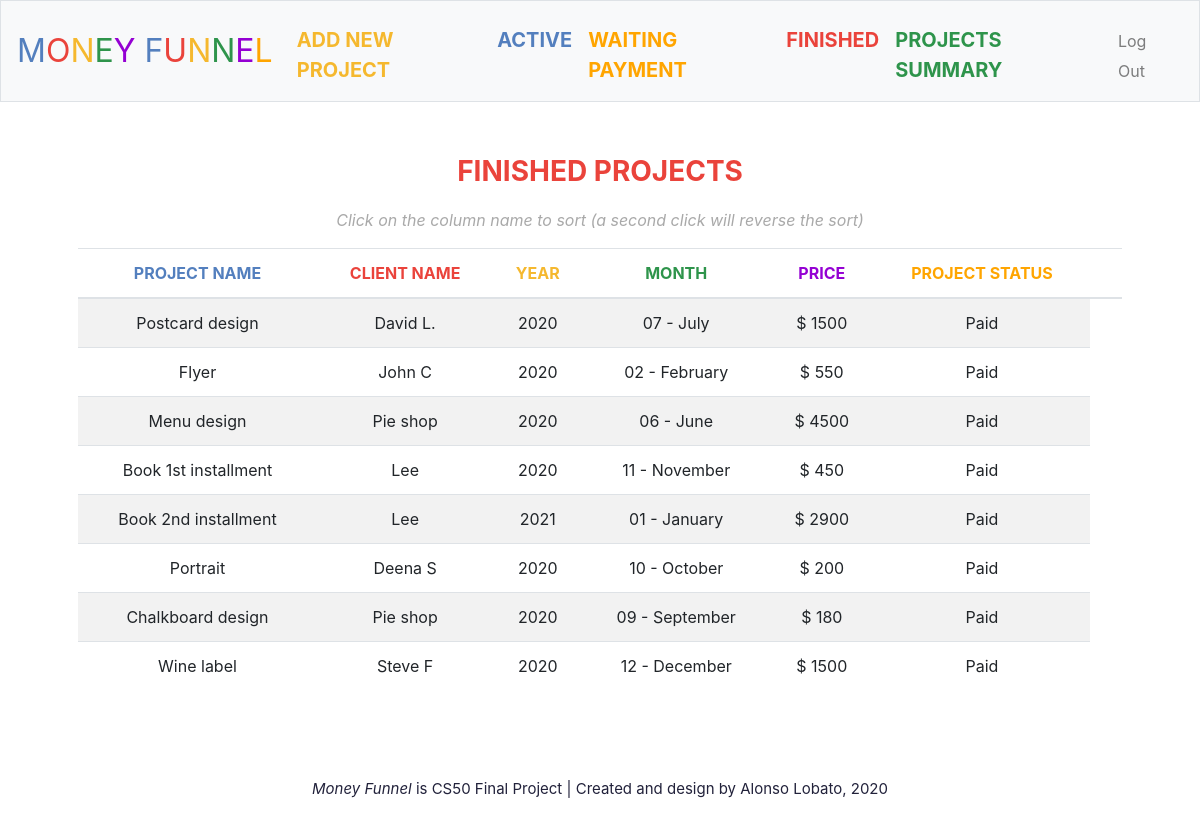
/finished (signed in), run on the app's committed database.
### tables this page shows
CREATE TABLE "projects" ('projectId' INTEGER PRIMARY KEY AUTOINCREMENT, 'userId' INTEGER NOT NULL, 'projectName' TEXT NOT NULL, 'clientName' TEXT NOT NULL, 'year' NUMERIC NOT NULL, 'month' TEXT NOT NULL, 'status' TEXT NOT NULL, 'price' DECIMAL(6,2) NOT NULL, FOREIGN KEY(userId) REFERENCES users(id));

### application.py (the view)
@app.route("/finished")
@login_required
def finished():
    rows = db.execute("SELECT projectId, projectName, clientName, year, month, status, price \
                       FROM projects WHERE userId = :userId and status = 'Paid'",
                       userId = session["id"])
    projects = []
    for row in rows:
        projects.append({"ID":row["projectId"], "Project":row["projectName"], "Client":row["clientName"],
                         "Year":row["year"], "Month":row["month"], "Status":row["status"],
                         "Price":row["price"]})
    return render_template("finished.html", projects = projects)

### application.py (called while the page is built)
@app.after_request
def after_request(response):
    response.headers["Cache-Control"] = "no-cache, no-store, must-revalidate"
    response.headers["Expires"] = 0
    response.headers["Pragma"] = "no-cache"
    return response

### helpers.py (called while the page is built)
def login_required(f):
    @wraps(f)
    def decorated_function(*args, **kwargs):
        if session.get("id") is None:
            return redirect("/login")
        return f(*args, **kwargs)
    return decorated_function

### templates/finished.html (shortened to what this page needs)
{% extends "layout.html" %}
{% block main %}
    <p class="head_title" style="color:#ea433b">FINISHED PROJECTS</p>
    <p class="footnote">Click on the column name to sort (a second click will reverse the sort)</p>
    <table id="indextable" class="table table-striped">
        <thead>
            <tr>
                <th><a href="javascript:SortTable(0,'T');" style="color:#537fbe">PROJECT NAME</a></th>
                <th><a href="javascript:SortTable(1,'T');" style="color:#ea433b">CLIENT NAME</a></th>
                <th><a href="javascript:SortTable(2,'N');" style="color:#f5b82e">YEAR</a></th>
                <th><a href="javascript:SortTable(3,'N');" style="color:#2e944b">MONTH</a></th>
                <th><a href="javascript:SortTable(4,'N');" style="color:#9400D3">PRICE</a></th>
                <th><a href="javascript:SortTable(5,'T');" style="color:#ffa500">PROJECT STATUS</a></th>
                <th></th>
            </tr>
        </thead>
        <tbody>
            {% for project in projects %}
            <tr>
                <td>{{ project["Project"] }}</td>
                <td>{{ project["Client"] }}</td>
                <td>{{ project["Year"] }}</td>
                <td>{{ project["Month"] }}</td>
                <td>{{ project["Price"] }}</td>
                <td>{{ project["Status"] }}</td>
            </tr>
            {% endfor %}
        </tbody>
    </table>
    <br>
{% endblock %}

### static/styles.css (style rules this page uses)
.head_title { font-size: 28px; font-weight: bold; text-align: center; }
.footnote { color: #A9A9A9; font-size: 16px; font-style: italic; text-align: center; }

### data on the page
projects: Project "Postcard design", Client "David L.", Year "2020", Month "07 - July", Price "$ 1500", Status "Paid"
projects: Project "Flyer", Client "John C", Year "2020", Month "02 - February", Price "$ 550", Status "Paid"
projects: Project "Menu design", Client "Pie shop", Year "2020", Month "06 - June", Price "$ 4500", Status "Paid"
projects: Project "Book 1st installment", Client "Lee", Year "2020", Month "11 - November", Price "$ 450", Status "Paid"
projects: Project "Book 2nd installment", Client "Lee", Year "2021", Month "01 - January", Price "$ 2900", Status "Paid"
projects: Project "Portrait", Client "Deena S", Year "2020", Month "10 - October", Price "$ 200", Status "Paid"
projects: Project "Chalkboard design", Client "Pie shop", Year "2020", Month "09 - September", Price "$ 180", Status "Paid"
projects: Project "Wine label", Client "Steve F", Year "2020", Month "12 - December", Price "$ 1500", Status "Paid"
